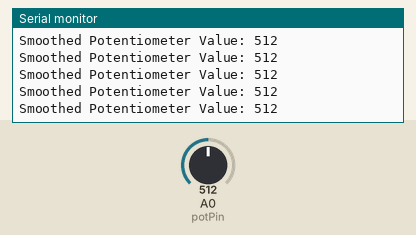
Bench run of a sketch on a simulated Arduino Uno, built with avr-gcc and run on an emulated ATmega328P. On the bench: the last lines printed to the serial monitor. The test bench sets the inputs (shaded band); at power-on: A0 (potPin) = 512.

Above: at 1.2 s.
1.3 s: A0 (potPin) set to 716
At 2.2 s:
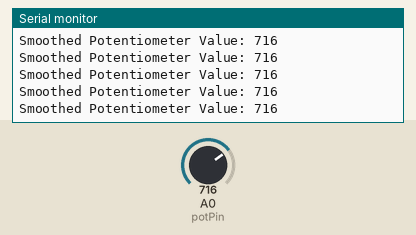
2.8 s: A0 (potPin) set to 900
At 3.9 s:
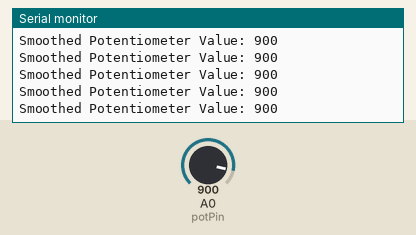
Timing chart, 0 to 5.8 s (numbered marks = the images above; inputs shaded):
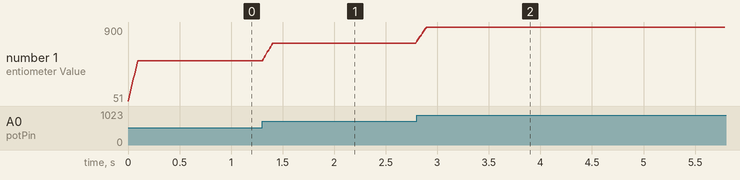

Measured:
- after the input at 1.3 s, the serial monitor: prints a new line at once (image 1)
- after the input at 2.8 s, the serial monitor: prints a new line at once (image 2)
- plotted number 1: 512 → 716 after the input at 1.3 s, 716 → 900 after the input at 2.8 s

The sketch:

steeringwheel_basic.ino
```cpp
const int potPin = A0; // Potentiometer connected to A0 on ESP8266
const int numReadings = 10; // Number of readings for smoothing

int readings[numReadings];  // Array to store potentiometer readings
int readIndex = 0;          // Index for the current reading
int total = 0;              // Total of readings
int average = 0;            // Smoothed value

void setup() {
    Serial.begin(115200);   // Start Serial communication
    pinMode(potPin, INPUT); // Set A0 as input for the potentiometer

    // Initialize the readings array
    for (int i = 0; i < numReadings; i++) {
        readings[i] = 0;
    }
}

void loop() {
    total -= readings[readIndex];         // Subtract the last reading
    readings[readIndex] = analogRead(potPin); // Get the current reading
    total += readings[readIndex];         // Add the current reading to total

    readIndex++;                          // Advance to the next index
    if (readIndex >= numReadings) {       // If we've reached the end of the array, reset index
        readIndex = 0;
    }

    average = total / numReadings;        // Calculate the smoothed average

    Serial.print("Smoothed Potentiometer Value: ");
    Serial.println(average); // Print the smoothed value

    delay(10); // Small delay for stability (adjust as needed)
}
```
